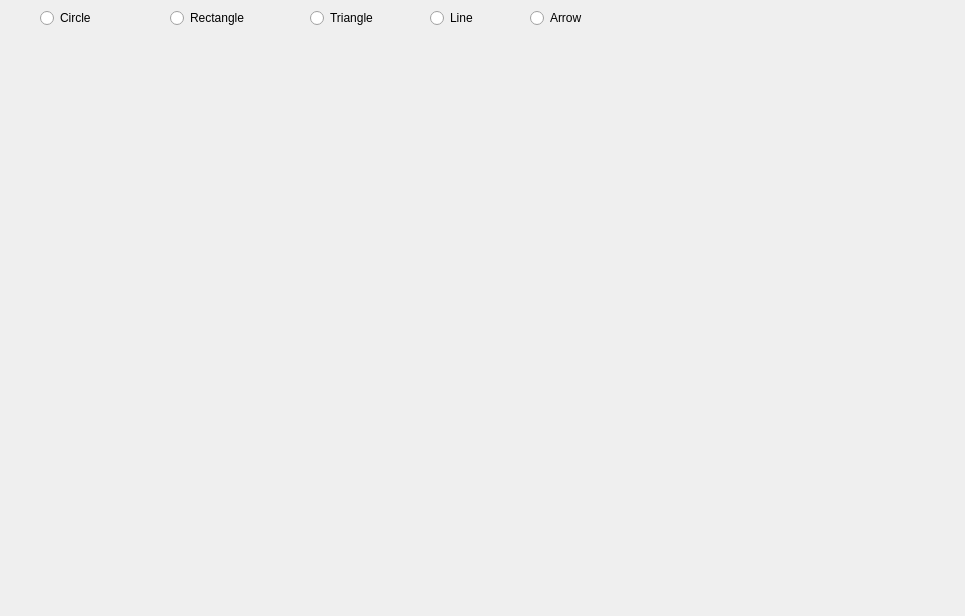
<?xml version="1.0" encoding="UTF-8"?>
<ui version="4.0">
 <class>Form</class>
 <widget class="QWidget" name="Form">
  <property name="geometry">
   <rect>
    <x>0</x>
    <y>0</y>
    <width>965</width>
    <height>616</height>
   </rect>
  </property>
  <property name="windowTitle">
   <string>Form</string>
  </property>
  <widget class="QRadioButton" name="circle">
   <property name="geometry">
    <rect>
     <x>40</x>
     <y>10</y>
     <width>89</width>
     <height>16</height>
    </rect>
   </property>
   <property name="text">
    <string>Circle</string>
   </property>
  </widget>
  <widget class="QRadioButton" name="rectangle">
   <property name="geometry">
    <rect>
     <x>170</x>
     <y>10</y>
     <width>89</width>
     <height>16</height>
    </rect>
   </property>
   <property name="text">
    <string>Rectangle</string>
   </property>
  </widget>
  <widget class="QRadioButton" name="triangle">
   <property name="geometry">
    <rect>
     <x>310</x>
     <y>10</y>
     <width>89</width>
     <height>16</height>
    </rect>
   </property>
   <property name="text">
    <string>Triangle</string>
   </property>
  </widget>
  <widget class="QRadioButton" name="arrow">
   <property name="geometry">
    <rect>
     <x>530</x>
     <y>10</y>
     <width>89</width>
     <height>16</height>
    </rect>
   </property>
   <property name="text">
    <string>Arrow</string>
   </property>
  </widget>
  <widget class="QRadioButton" name="line">
   <property name="geometry">
    <rect>
     <x>430</x>
     <y>10</y>
     <width>89</width>
     <height>16</height>
    </rect>
   </property>
   <property name="text">
    <string>Line</string>
   </property>
  </widget>
 </widget>
 <resources/>
 <connections>
  <connection>
   <sender>circle</sender>
   <signal>clicked()</signal>
   <receiver>Form</receiver>
   <slot>repaint()</slot>
   <hints>
    <hint type="sourcelabel">
     <x>52</x>
     <y>13</y>
    </hint>
    <hint type="destinationlabel">
     <x>301</x>
     <y>270</y>
    </hint>
   </hints>
  </connection>
  <connection>
   <sender>rectangle</sender>
   <signal>clicked()</signal>
   <receiver>Form</receiver>
   <slot>repaint()</slot>
   <hints>
    <hint type="sourcelabel">
     <x>183</x>
     <y>19</y>
    </hint>
    <hint type="destinationlabel">
     <x>460</x>
     <y>226</y>
    </hint>
   </hints>
  </connection>
 </connections>
</ui>
